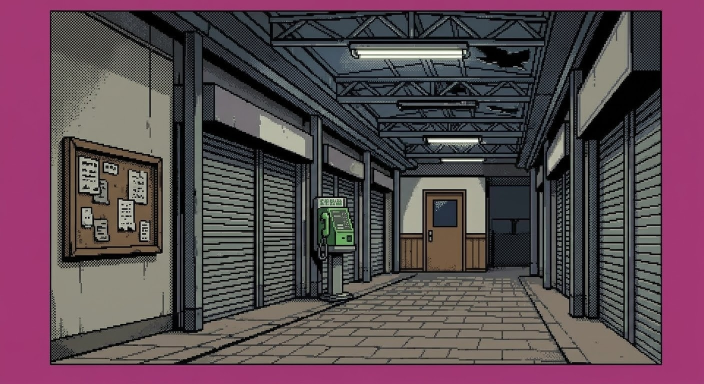
#> input picture assets-src/generated/backgrounds/中央通り・中景.jpg, 1408 x 768 px, found by its file name (shown at 1/2 size); its folder holds only this picture in this run
$ python process-assets.py
#> lines starting #> are read from the running program, lines starting #| are printed output that depends on the picture; after the words box and inside, x2 and y2 are one past the last pixel; in counts of white or black regions, pixels touching at a corner belong together
#!/usr/bin/env python3
"""AI生成原画(JPG)からゲーム用アセット(PNG)を生成する。

- マゼンタ背景を透過化
- スプライト: 32x48 に最近傍縮小 + 16色減色
- 立ち絵: 上半身をクロップして 128x160 に縮小 + 16色減色
- 背景: 320x180 に縮小 + 16色減色
使用法: python3 scripts/process-assets.py
"""
from pathlib import Path
from PIL import Image

SRC = Path("assets-src/generated")
DST = Path("public/assets")
# 横スクロール用のAI背景が用意できたら True にして調査パートの背景も差し替える
WRITE_INVESTIGATION_BG = False

CHAR_IDS = {
    "篠宮 涼": "ryo",
    "郷田 権造": "goda",
    "郷田 航": "wataru",
    "松谷 静江": "matsutani",
    "榎本 千夏": "chinatsu",
    "岡田 修": "okada",
    "辰巳 徳造": "tatsumi",
    "丸福 健太": "kenta",
}
BG_IDS = {
    "中央通り・中景": "bg_arcade_center_mid",
    "中央通り・遠景": "bg_arcade_center_far",
    "西口・中景": "bg_arcade_west_mid",
    "西口・遠景": "bg_arcade_west_far",
    "東口・中景": "bg_arcade_east_mid",
    "東口・遠景": "bg_arcade_east_far",
    "組合事務所": "bg_shotengai_office",
    "組合事務所・遠景": "bg_shotengai_office_far",
}
EV_IDS = {
    "被害帳簿": "ev_ledger_theft",
    "防犯用VHS": "ev_vhs_tape",
    "航のノート": "ev_notebook_page",
    "篠宮文具店の購入控え": "ev_shop_receipt",
    "健太の目撃": "ev_kenta_sighting",
    "松谷の報告": "ev_matsutani_report",
    "郷田の発言": "ev_goda_statement",
    "過去の処理記録": "ev_past_settlement",
    "郷田のメモ": "ev_goda_memo",
}

def remove_bg(img: Image.Image, tol: int = 40) -> Image.Image:
    """四隅の色をキーに背景を透過する（ImageChops で高速処理）。"""
    from PIL import ImageChops
    rgb = img.convert("RGB")
    w, h = rgb.size
    r, g, b = rgb.getpixel((2, 2))
    bg = Image.new("RGB", rgb.size, (r, g, b))
    diff = ImageChops.difference(rgb, bg)
    # 各チャンネルの差が tol を超えたら前景
    r_d, g_d, b_d = diff.split()
    mask = Image.eval(
        ImageChops.add(ImageChops.add(r_d, g_d), b_d),
        lambda v: 255 if v > tol * 2 else 0,
    )
    rgb.putalpha(mask)
    return rgb

def trim(img: Image.Image) -> Image.Image:
    bbox = img.getbbox()
    return img.crop(bbox) if bbox else img

def quant16(img: Image.Image) -> Image.Image:
    """16色へ減色（RGBAはアルファを保ち、透明画素のRGBを黒で埋める）。"""
    if img.mode == "RGBA":
        alpha = img.getchannel("A")
        q = img.convert("RGB").quantize(
            colors=16, method=Image.Quantize.MEDIANCUT,
            dither=Image.Dither.FLOYDSTEINBERG,
        ).convert("RGB")
        black = Image.new("RGB", img.size, (0, 0, 0))
        out = Image.composite(q, black, alpha)
        out.putalpha(alpha)
        return out
    return img.quantize(
        colors=16, method=Image.Quantize.MEDIANCUT,
        dither=Image.Dither.FLOYDSTEINBERG,
    )

def to_sprite(img: Image.Image) -> Image.Image:
    """32x48 のキャンバスに全身を収める。"""
    w, h = img.size
    scale = min(32 / w, 48 / h)
    nw, nh = max(1, round(w * scale)), max(1, round(h * scale))
    body = img.resize((nw, nh), Image.NEAREST)
    canvas = Image.new("RGBA", (32, 48), (0, 0, 0, 0))
    canvas.paste(body, ((32 - nw) // 2, (48 - nh) // 2))
    return quant16(canvas)

def to_portrait(img: Image.Image) -> Image.Image:
    """128x160 (4:5) に上半身をクロップ。頭上に余白を残す。"""
    w, h = img.size
    cw = min(w, int(h * 4 / 5))
    cx = (w - cw) // 2
    ch = int(cw * 5 / 4)
    top = max(0, int(h * 0.02))
    crop = img.crop((cx, top, cx + cw, min(h, top + ch)))
    return quant16(crop.resize((128, 160), Image.NEAREST))

def magenta_mask(rgb: Image.Image) -> Image.Image:
    """マゼンタ背景のマスク（255=マゼンタ）を作る。"""
    from PIL import ImageChops
    r, g, b = rgb.split()
    rg = ImageChops.subtract(r, g).point(lambda v: 255 if v > 30 else 0)
    bg_ = ImageChops.subtract(b, g).point(lambda v: 255 if v > 20 else 0)
    mask = ImageChops.multiply(rg, bg_)
    return mask


def clean_background(img: Image.Image) -> Image.Image:
    """マゼンタの余白を暗色で塗りつぶす。"""
    rgb = img.convert("RGB")
    mask = magenta_mask(rgb)
    dark = Image.new("RGB", rgb.size, (16, 16, 20))
    return Image.composite(dark, rgb, mask)


def content_bbox(img: Image.Image, tol: int = 40):
    """マゼンタ余白を除いた内容領域のbboxを返す。"""
    from PIL import ImageChops
    rgb = img.convert("RGB")
    r, g, b = rgb.getpixel((2, 2))
    bg = Image.new("RGB", rgb.size, (r, g, b))
    diff = ImageChops.difference(rgb, bg)
    r_d, g_d, b_d = diff.split()
    mask = Image.eval(
        ImageChops.add(ImageChops.add(r_d, g_d), b_d),
        lambda v: 255 if v > tol * 2 else 0,
    )
    return mask.getbbox()


def cover_resize(img: Image.Image, size):
    """アスペクト比を保って中央 cover クロップし、指定サイズへ縮小する。"""
    tw, th = size
    w, h = img.size
    scale = max(tw / w, th / h)
    nw, nh = round(w * scale), round(h * scale)
    img = img.resize((nw, nh), Image.LANCZOS)
    left = (nw - tw) // 2
    top = (nh - th) // 2
    return img.crop((left, top, left + tw, top + th))


def main() -> None:
    made = []
    # キャラクター: スプライト + 立ち絵
    for jp, cid in CHAR_IDS.items():
        for path in sorted((SRC / "characters").glob(f"{jp}*.jpg")):
            img = remove_bg(Image.open(path))
            body = trim(img)
            suffix = "down" if "伏せ" in path.stem else "normal"
            sprite = to_sprite(body)
            out = DST / "characters" / f"char_{cid}.png"
            if suffix == "down":
                out = DST / "characters" / f"char_{cid}_down.png"
            sprite.save(out)
            made.append(str(out))
            if suffix == "normal":
                portrait = to_portrait(body)
                pout = DST / "portraits" / f"face_{cid}_normal.png"
                portrait.save(pout)
                made.append(str(pout))
            else:
                portrait = to_portrait(body)
                pout = DST / "portraits" / f"face_{cid}_down.png"
                portrait.save(pout)
                made.append(str(pout))
    # 背景
    for jp, bid in BG_IDS.items():
        path = SRC / "backgrounds" / f"{jp}.jpg"
        if not path.exists():
            continue
        img = Image.open(path).convert("RGB")
#> img is the input picture: PIL image 1408x768 RGB; mean R, G, B 93.2, 73, 82.3
        box = content_bbox(img)
#> in content_bbox, `r, g, b = rgb.getpixel((2, 2))`: r = 164; g = 56; b = 114
#> in content_bbox, `r_d, g_d, b_d = diff.split()`:
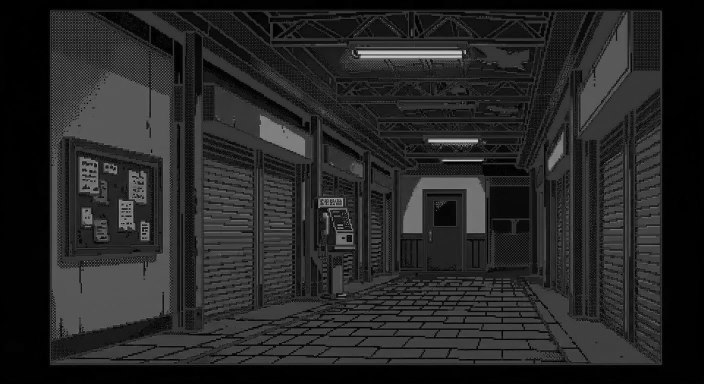
#> g_d: PIL image 1408x768 L (shown at 1/2 size); min 0, max 199, mean 38
#> in content_bbox, `r_d, g_d, b_d = diff.split()`:
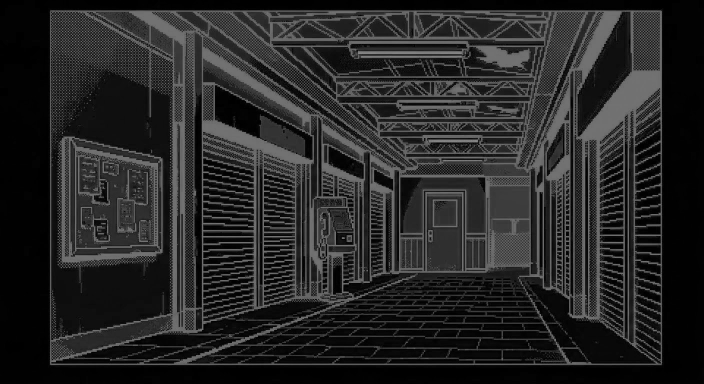
#> b_d: PIL image 1408x768 L (shown at 1/2 size); min 0, max 137, mean 38.6
#> in content_bbox, `mask = Image.eval( ImageChops.add(ImageChops.add(r_d, g_d), b_d), lamb..`:
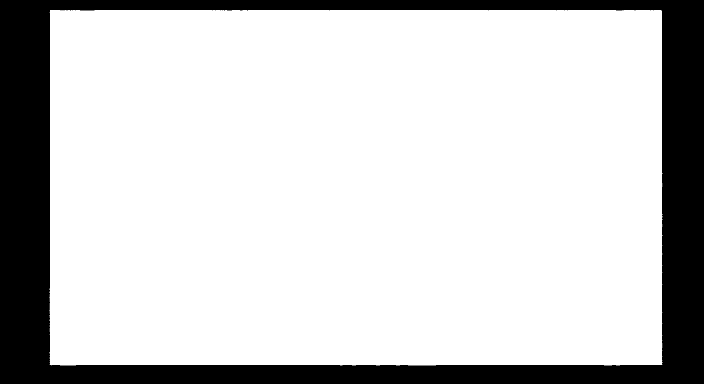
#> mask: PIL image 1408x768 L (shown at 1/2 size); 80.4% white; 1 black region, box (x1, y1, x2, y2) and area: (0, 0, 1408, 768) 212159
#> box = (99, 20, 1325, 731)
        if box:
            img = img.crop(box)
#> img: PIL image 1226x711 RGB
        img = clean_background(img)
#> in magenta_mask, `rg = ImageChops.subtract(r, g).point(lambda v: 255 if v > 30 else 0)`: rg: PIL image 1226x711 L; 0.84% white; 2 white regions (1 under 20 px), largest, box (x1, y1, x2, y2) and area: (0, 0, 1226, 711) 7322
#> in magenta_mask, `bg_ = ImageChops.subtract(b, g).point(lambda v: 255 if v > 20 else 0)`:
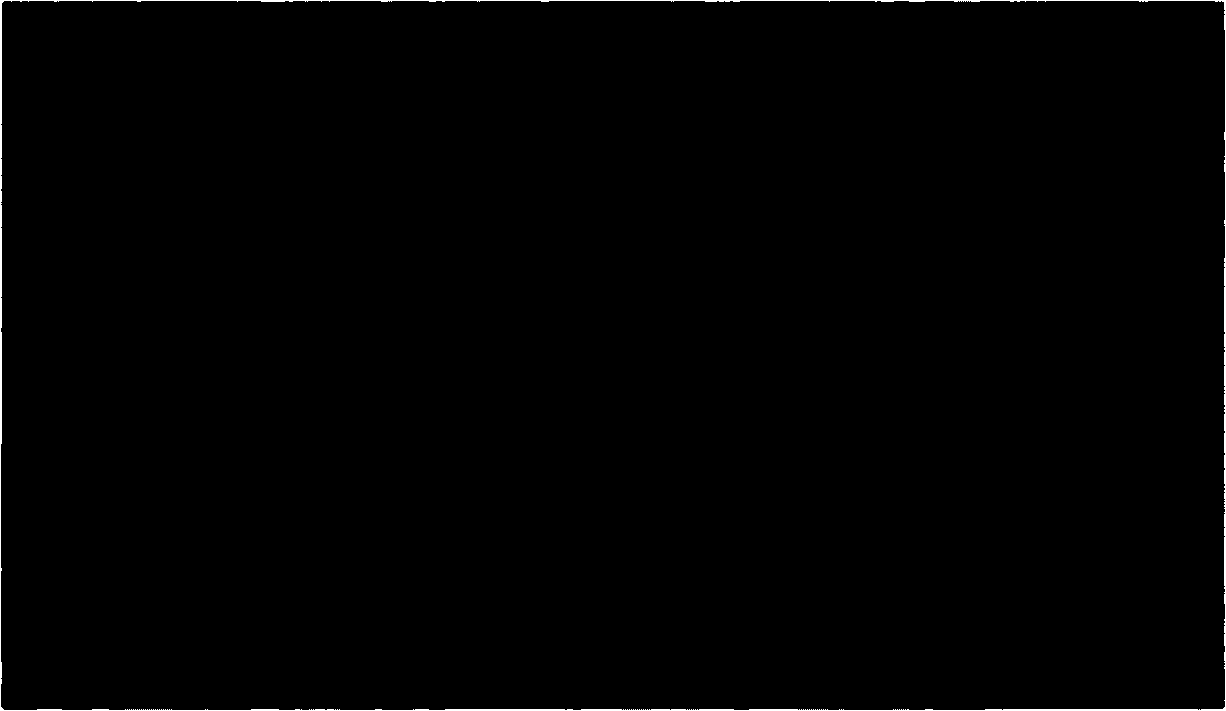
#> bg_: PIL image 1226x711 L; 0.65% white; 1 white region, box (x1, y1, x2, y2) and area: (0, 0, 1226, 711) 5633
#> in magenta_mask, `mask = ImageChops.multiply(rg, bg_)`: mask: PIL image 1226x711 L; 0.64% white; 1 white region, box (x1, y1, x2, y2) and area: (0, 0, 1226, 711) 5622
        img = cover_resize(img, (320, 180))
#> in cover_resize, `img = img.resize((nw, nh), Image.LANCZOS)`:
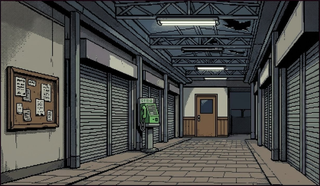
#> img: PIL image 320x186 RGB; mean R, G, B 76.4, 76.9, 74.2
        if WRITE_INVESTIGATION_BG:
            quant16(img).save(DST / "backgrounds" / f"{bid}.png")
            made.append(str(DST / "backgrounds" / f"{bid}.png"))
        quant16(img).save(DST / "backgrounds" / f"story_{bid}.png")
        made.append(str(DST / "backgrounds" / f"story_{bid}.png"))
    # 証拠アイコン（16×16）
    ev_dir = SRC / "evidence"
    if ev_dir.exists():
        for jp, eid in EV_IDS.items():
            for ext in (".jpg", ".jpeg", ".png"):
                path = ev_dir / f"{jp}{ext}"
                if path.exists():
                    break
            else:
                continue
            img = remove_bg(Image.open(path))
            box = img.getbbox()
            if box:
                img = img.crop(box)
            w, h = img.size
            scale = min(16 / w, 16 / h)
            nw, nh = max(1, round(w * scale)), max(1, round(h * scale))
            body = img.resize((nw, nh), Image.NEAREST)
            canvas = Image.new("RGBA", (16, 16), (0, 0, 0, 0))
            canvas.paste(body, ((16 - nw) // 2, (16 - nh) // 2))
            quant16(canvas).save(DST / "evidence" / f"icon_{eid}.png")
            made.append(str(DST / "evidence" / f"icon_{eid}.png"))
    # UI
    ui_raw = SRC / "ui" / "UI枠.jpg"
    if ui_raw.exists():
        img = Image.open(ui_raw).convert("RGB")
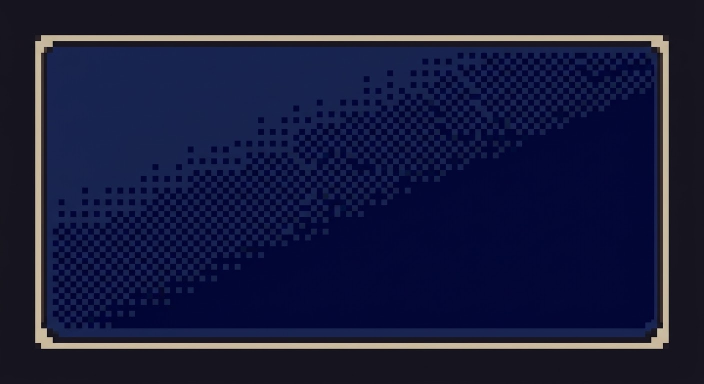
#> input picture assets-src/generated/ui/UI枠.jpg, 1408 x 768 px, found by its file name (shown at 1/2 size)
#> img is the input picture: PIL image 1408x768 RGB; mean R, G, B 23.1, 26.2, 58.5
        img = img.resize((img.width // 4, img.height // 4), Image.NEAREST)
#> img: PIL image 352x192 RGB
        quant16(img).save(DST / "ui" / "ui_frame.png")
#> in quant16 (call 4), `return img.quantize( colors=16, method=Image.Quantize.MEDIANCUT, dithe..`:
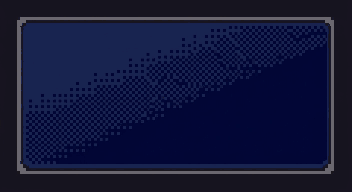
#> returned value: PIL image 352x192 P; mean R, G, B 19, 22.9, 56.8
        made.append(str(DST / "ui" / "ui_frame.png"))
    print(f"{len(made)} 件のアセットを生成:")
    for m in made:
        print(" ", m)

if __name__ == "__main__":
    main()
